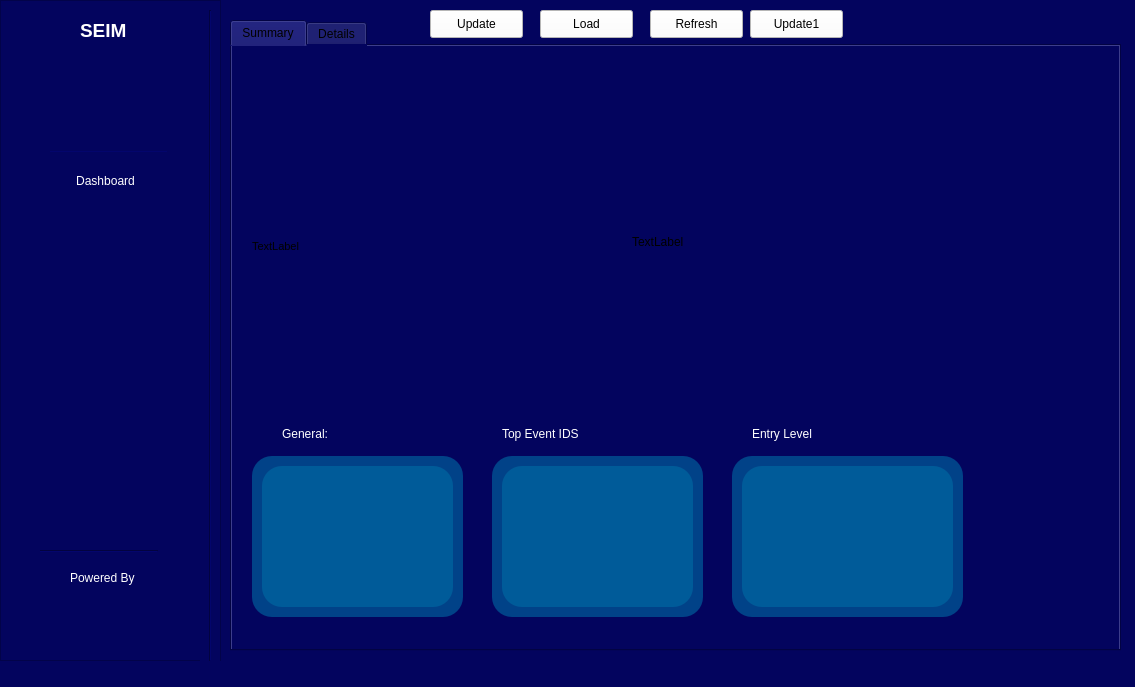
<?xml version="1.0" encoding="UTF-8"?>
<ui version="4.0">
 <class>MainWindow</class>
 <widget class="QMainWindow" name="MainWindow">
  <property name="geometry">
   <rect>
    <x>0</x>
    <y>0</y>
    <width>1135</width>
    <height>687</height>
   </rect>
  </property>
  <property name="windowTitle">
   <string>MainWindow</string>
  </property>
  <property name="styleSheet">
   <string notr="true">background-color: rgb(3, 4, 94);</string>
  </property>
  <widget class="QWidget" name="centralwidget">
   <widget class="QFrame" name="frame">
    <property name="geometry">
     <rect>
      <x>0</x>
      <y>0</y>
      <width>221</width>
      <height>661</height>
     </rect>
    </property>
    <property name="styleSheet">
     <string notr="true">border-color: rgb(255, 255, 255);</string>
    </property>
    <property name="frameShape">
     <enum>QFrame::StyledPanel</enum>
    </property>
    <property name="frameShadow">
     <enum>QFrame::Raised</enum>
    </property>
    <widget class="QLabel" name="label">
     <property name="geometry">
      <rect>
       <x>80</x>
       <y>20</y>
       <width>61</width>
       <height>21</height>
      </rect>
     </property>
     <property name="font">
      <font>
       <pointsize>14</pointsize>
       <weight>75</weight>
       <bold>true</bold>
      </font>
     </property>
     <property name="styleSheet">
      <string notr="true">color: white;
</string>
     </property>
     <property name="text">
      <string>SEIM</string>
     </property>
    </widget>
    <widget class="Line" name="line">
     <property name="geometry">
      <rect>
       <x>200</x>
       <y>10</y>
       <width>20</width>
       <height>651</height>
      </rect>
     </property>
     <property name="styleSheet">
      <string notr="true">QLine{
color:white;
}</string>
     </property>
     <property name="orientation">
      <enum>Qt::Vertical</enum>
     </property>
    </widget>
    <widget class="Line" name="line_2">
     <property name="geometry">
      <rect>
       <x>50</x>
       <y>150</y>
       <width>118</width>
       <height>3</height>
      </rect>
     </property>
     <property name="orientation">
      <enum>Qt::Horizontal</enum>
     </property>
    </widget>
    <widget class="QPushButton" name="pushButton">
     <property name="geometry">
      <rect>
       <x>10</x>
       <y>160</y>
       <width>191</width>
       <height>41</height>
      </rect>
     </property>
     <property name="styleSheet">
      <string notr="true">QPushButton {
    color: white;
    border: none;
    background-color: #03045E /* Set initial background color */
}

QPushButton:checked {
    background-color: white; /* Change background color when clicked */
    color: #03045E; /* Change text color when clicked */
}
</string>
     </property>
     <property name="text">
      <string>Dashboard</string>
     </property>
     <property name="icon">
      <iconset>
       <normaloff>Icons/download__1_-removebg-preview (2).png</normaloff>Icons/download__1_-removebg-preview (2).png</iconset>
     </property>
     <property name="checkable">
      <bool>true</bool>
     </property>
    </widget>
    <widget class="Line" name="line_3">
     <property name="geometry">
      <rect>
       <x>40</x>
       <y>550</y>
       <width>118</width>
       <height>3</height>
      </rect>
     </property>
     <property name="orientation">
      <enum>Qt::Horizontal</enum>
     </property>
    </widget>
    <widget class="QLabel" name="label_5">
     <property name="geometry">
      <rect>
       <x>70</x>
       <y>570</y>
       <width>71</width>
       <height>16</height>
      </rect>
     </property>
     <property name="styleSheet">
      <string notr="true">color:white;</string>
     </property>
     <property name="text">
      <string>Powered By</string>
     </property>
    </widget>
    <widget class="QLabel" name="label_6">
     <property name="geometry">
      <rect>
       <x>60</x>
       <y>590</y>
       <width>81</width>
       <height>61</height>
      </rect>
     </property>
     <property name="text">
      <string/>
     </property>
     <property name="pixmap">
      <pixmap>C:/Users/Malaika/Downloads/download__2_-removebg-preview.png</pixmap>
     </property>
     <property name="scaledContents">
      <bool>true</bool>
     </property>
    </widget>
    <widget class="QLabel" name="label_2">
     <property name="geometry">
      <rect>
       <x>40</x>
       <y>60</y>
       <width>131</width>
       <height>91</height>
      </rect>
     </property>
     <property name="minimumSize">
      <size>
       <width>60</width>
       <height>60</height>
      </size>
     </property>
     <property name="text">
      <string/>
     </property>
     <property name="pixmap">
      <pixmap>Icons/download-removebg-preview.png</pixmap>
     </property>
     <property name="scaledContents">
      <bool>true</bool>
     </property>
    </widget>
   </widget>
   <widget class="QStackedWidget" name="stackedWidget">
    <property name="geometry">
     <rect>
      <x>230</x>
      <y>10</y>
      <width>891</width>
      <height>641</height>
     </rect>
    </property>
    <widget class="QWidget" name="page">
     <widget class="QTabWidget" name="tabWidget">
      <property name="geometry">
       <rect>
        <x>0</x>
        <y>10</y>
        <width>891</width>
        <height>631</height>
       </rect>
      </property>
      <property name="currentIndex">
       <number>0</number>
      </property>
      <widget class="QWidget" name="tab">
       <attribute name="title">
        <string>Summary</string>
       </attribute>
       <widget class="QWidget" name="widget" native="true">
        <property name="geometry">
         <rect>
          <x>20</x>
          <y>410</y>
          <width>211</width>
          <height>161</height>
         </rect>
        </property>
        <property name="styleSheet">
         <string notr="true">QWidget {
    background-color: rgba(0, 108, 165, 150); 
	border-radius: 20px;
}
</string>
        </property>
        <widget class="QTextEdit" name="textEdit">
         <property name="geometry">
          <rect>
           <x>10</x>
           <y>10</y>
           <width>191</width>
           <height>141</height>
          </rect>
         </property>
         <property name="styleSheet">
          <string notr="true">    QTextEdit {
            
            color: white;
            font-size: 15px;
            font-weight: bold;
            text-align: center;
        }</string>
         </property>
        </widget>
       </widget>
       <widget class="QWidget" name="widget_2" native="true">
        <property name="geometry">
         <rect>
          <x>260</x>
          <y>410</y>
          <width>211</width>
          <height>161</height>
         </rect>
        </property>
        <property name="styleSheet">
         <string notr="true">QWidget {
    background-color: rgba(0, 108, 165, 150); 
	border-radius: 20px;
}
</string>
        </property>
        <widget class="QListView" name="listView">
         <property name="geometry">
          <rect>
           <x>10</x>
           <y>10</y>
           <width>191</width>
           <height>141</height>
          </rect>
         </property>
         <property name="styleSheet">
          <string notr="true">color:white;</string>
         </property>
        </widget>
       </widget>
       <widget class="QWidget" name="widget_3" native="true">
        <property name="geometry">
         <rect>
          <x>500</x>
          <y>410</y>
          <width>231</width>
          <height>161</height>
         </rect>
        </property>
        <property name="styleSheet">
         <string notr="true">QWidget {
    background-color: rgba(0, 108, 165, 150); 
	border-radius: 20px;
}


</string>
        </property>
        <widget class="QListView" name="listView_2">
         <property name="geometry">
          <rect>
           <x>10</x>
           <y>10</y>
           <width>211</width>
           <height>141</height>
          </rect>
         </property>
         <property name="styleSheet">
          <string notr="true">color:white;</string>
         </property>
        </widget>
       </widget>
       <widget class="QLabel" name="label_3">
        <property name="geometry">
         <rect>
          <x>20</x>
          <y>40</y>
          <width>351</width>
          <height>321</height>
         </rect>
        </property>
        <property name="styleSheet">
         <string notr="true">background-color: rgb(3, 4, 94);
font:8pt
</string>
        </property>
        <property name="text">
         <string>TextLabel</string>
        </property>
       </widget>
       <widget class="QLabel" name="label_7">
        <property name="geometry">
         <rect>
          <x>50</x>
          <y>380</y>
          <width>55</width>
          <height>16</height>
         </rect>
        </property>
        <property name="styleSheet">
         <string notr="true">color:white
</string>
        </property>
        <property name="text">
         <string>General:</string>
        </property>
       </widget>
       <widget class="QLabel" name="label_8">
        <property name="geometry">
         <rect>
          <x>270</x>
          <y>380</y>
          <width>101</width>
          <height>16</height>
         </rect>
        </property>
        <property name="styleSheet">
         <string notr="true">color:white;</string>
        </property>
        <property name="text">
         <string>Top Event IDS</string>
        </property>
       </widget>
       <widget class="QLabel" name="label_9">
        <property name="geometry">
         <rect>
          <x>520</x>
          <y>380</y>
          <width>81</width>
          <height>16</height>
         </rect>
        </property>
        <property name="styleSheet">
         <string notr="true">color:white;</string>
        </property>
        <property name="text">
         <string>Entry Level</string>
        </property>
       </widget>
       <widget class="QLabel" name="label_10">
        <property name="geometry">
         <rect>
          <x>400</x>
          <y>30</y>
          <width>471</width>
          <height>331</height>
         </rect>
        </property>
        <property name="text">
         <string>TextLabel</string>
        </property>
       </widget>
      </widget>
      <widget class="QWidget" name="tab_2">
       <attribute name="title">
        <string>Details</string>
       </attribute>
       <widget class="QTableView" name="tableView">
        <property name="geometry">
         <rect>
          <x>0</x>
          <y>0</y>
          <width>881</width>
          <height>601</height>
         </rect>
        </property>
        <property name="styleSheet">
         <string notr="true">background-color: rgb(255, 255, 255);</string>
        </property>
       </widget>
      </widget>
     </widget>
     <widget class="QPushButton" name="pushButton_2">
      <property name="geometry">
       <rect>
        <x>200</x>
        <y>0</y>
        <width>93</width>
        <height>28</height>
       </rect>
      </property>
      <property name="styleSheet">
       <string notr="true">background-color: rgb(255, 255, 255);
</string>
      </property>
      <property name="text">
       <string>Update</string>
      </property>
     </widget>
     <widget class="QPushButton" name="pushButton_3">
      <property name="geometry">
       <rect>
        <x>310</x>
        <y>0</y>
        <width>93</width>
        <height>28</height>
       </rect>
      </property>
      <property name="styleSheet">
       <string notr="true">background-color: rgb(255, 255, 255);</string>
      </property>
      <property name="text">
       <string>Load</string>
      </property>
     </widget>
     <widget class="QPushButton" name="pushButton_4">
      <property name="geometry">
       <rect>
        <x>420</x>
        <y>0</y>
        <width>93</width>
        <height>28</height>
       </rect>
      </property>
      <property name="styleSheet">
       <string notr="true">background-color: rgb(255, 255, 255);</string>
      </property>
      <property name="text">
       <string>Refresh</string>
      </property>
     </widget>
     <widget class="QPushButton" name="pushButton_5">
      <property name="geometry">
       <rect>
        <x>520</x>
        <y>0</y>
        <width>93</width>
        <height>28</height>
       </rect>
      </property>
      <property name="styleSheet">
       <string notr="true">background-color: rgb(255, 255, 255);</string>
      </property>
      <property name="text">
       <string>Update1</string>
      </property>
     </widget>
    </widget>
    <widget class="QWidget" name="page_2">
     <widget class="QLabel" name="label_4">
      <property name="geometry">
       <rect>
        <x>370</x>
        <y>350</y>
        <width>181</width>
        <height>101</height>
       </rect>
      </property>
      <property name="text">
       <string>Logs</string>
      </property>
     </widget>
    </widget>
   </widget>
  </widget>
  <widget class="QStatusBar" name="statusbar"/>
 </widget>
 <resources/>
 <connections/>
</ui>
